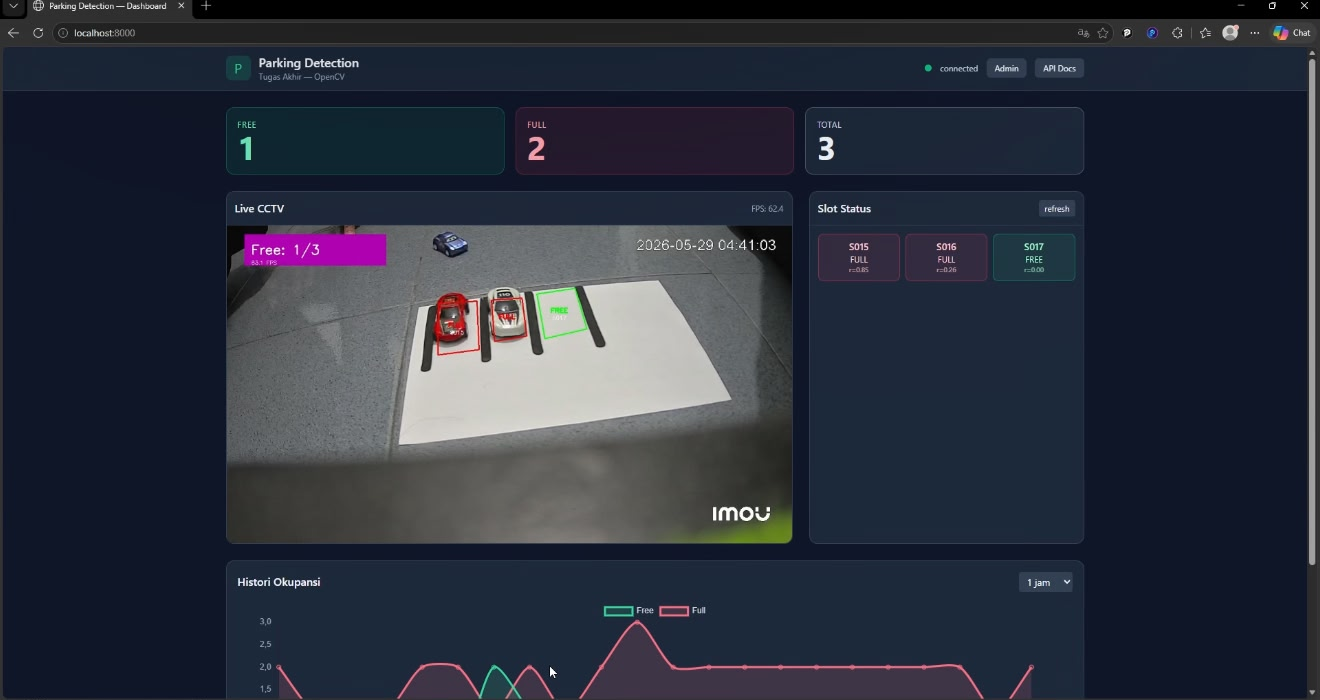
#> input picture WhatsApp Image 2026-06-05 at 08.22.33.jpeg, 1320 x 700 px
$ python -i test.py   (imports and definitions only)
#> lines starting #> are read from the running program, lines starting #| are printed output that depends on the picture; after the words box and inside, x2 and y2 are one past the last pixel; in counts of white or black regions, pixels touching at a corner belong together
import cv2
import numpy as np
import pickle
import time
import os
import threading

# =========================
# RTSP CCTV
# =========================
RTSP_URL = "rtsp://admin:L2E1141F@10.158.200.205:554/cam/realmonitor?channel=1&subtype=0"

# =========================
# RTSP READER (auto-reconnect)
# =========================
class RTSPReader:
    def __init__(self, url, target_size=(1280,720), reconnect_delay=3):
#> further down, picture is the input picture: shape (700, 1320, 3); mean B, G, R 60.8, 47.9, 42.8
        self.url = url
        self.target_size = target_size
        self.reconnect_delay = reconnect_delay
        self._cap = None
        self._frame = None
        self._frame_lock = threading.Lock()
        self._stop = threading.Event()
        self._connected = False

    def start(self):
        t = threading.Thread(target=self._run, daemon=True)
        t.start()

    # [4 lines left out: function stop, not called in this run]

    def is_connected(self):
        return self._connected

    def get_latest_frame(self):
        with self._frame_lock:
            return self._frame.copy() if self._frame is not None else None

    # [38 lines left out: functions _open, _run, not called in this run]

# =========================
# INIT RTSP
# =========================
reader = RTSPReader(RTSP_URL)
# [2 lines not run here, left out]

# =========================
# LOAD POLYGON SLOT
# =========================
posList = []

# [5 lines not run here, left out]

# =========================
# SHADOW MASK (HSV)
# =========================
def createShadowMask(frameBgr):
    hsv = cv2.cvtColor(frameBgr, cv2.COLOR_BGR2HSV)
#> hsv: shape (700, 1320, 3); mean H, S, V 95.7, 107.7, 62.1
    _, v, _ = cv2.split(hsv)
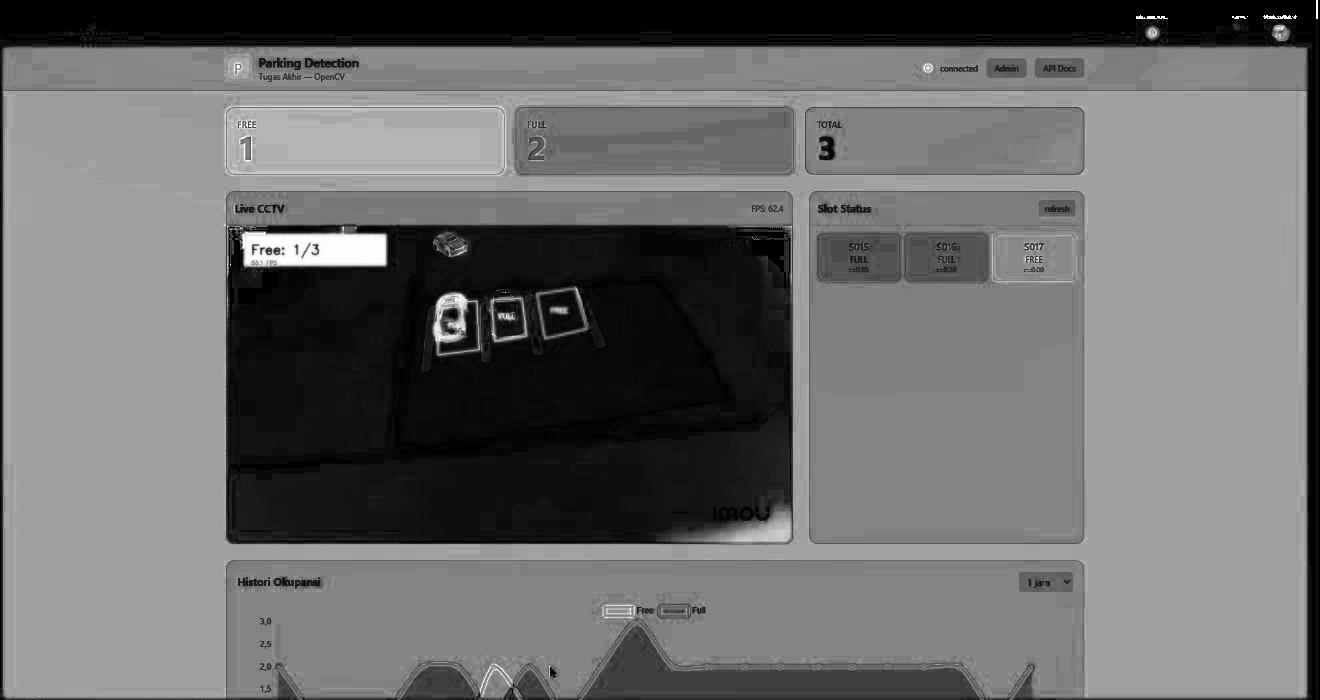
#> v: shape (700, 1320); min 0, max 255, mean 107.7
    shadow = cv2.inRange(v, 20, 80)
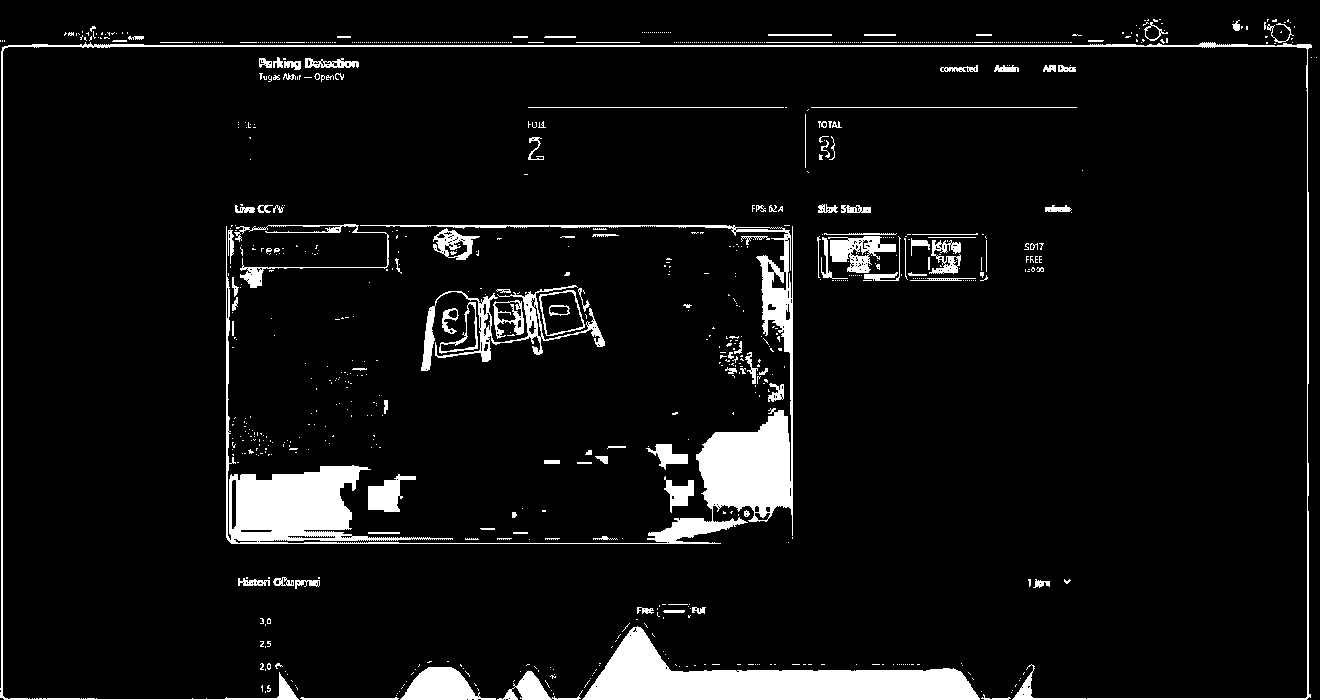
#> shadow: shape (700, 1320); 6.8% white; 949 white regions (822 under 20 px), largest, box (x1, y1, x2, y2) and area: (226, 225, 793, 544) 21471, (582, 626, 980, 700) 12923, (0, 42, 1312, 700) 6806
    kernel = np.ones((5,5), np.uint8)
    shadow = cv2.morphologyEx(shadow, cv2.MORPH_CLOSE, kernel)
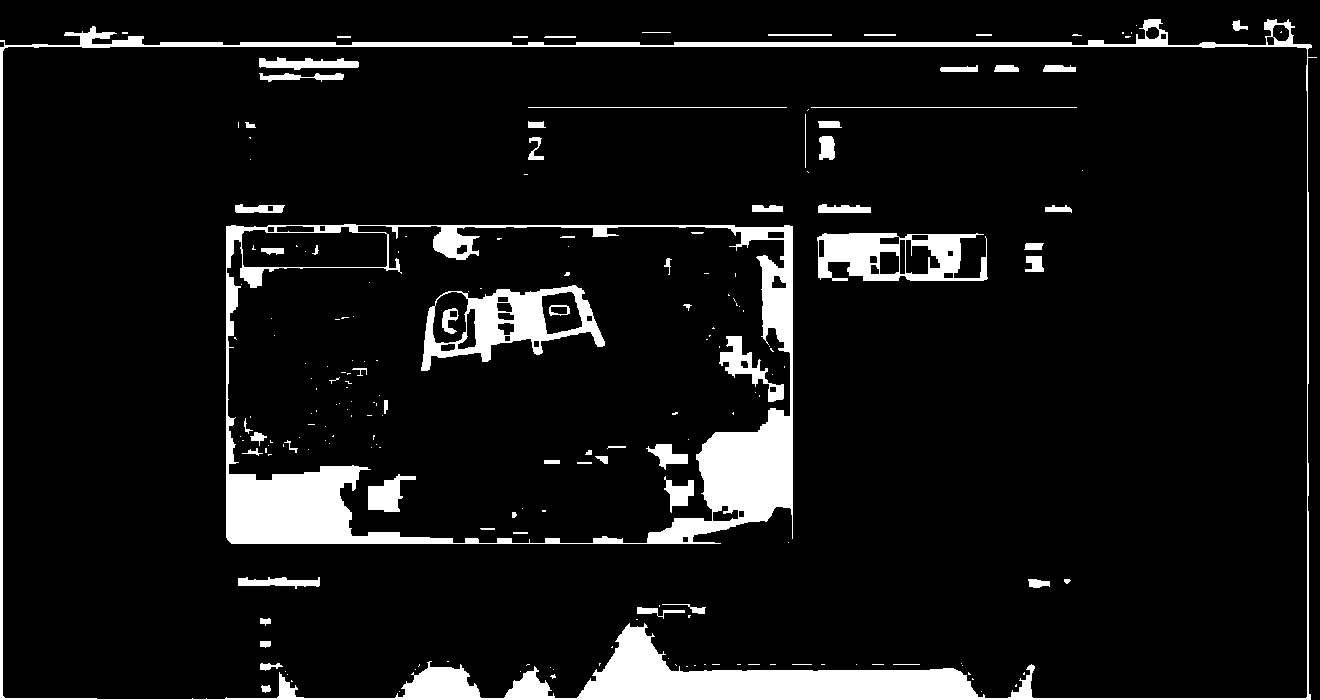
#> shadow: shape (700, 1320); 8.4% white; 202 white regions (134 under 20 px), largest, box (x1, y1, x2, y2) and area: (0, 19, 1317, 700) 28159, (226, 224, 793, 544) 27979, (421, 285, 605, 371) 5591
    shadow = cv2.morphologyEx(shadow, cv2.MORPH_OPEN, kernel)
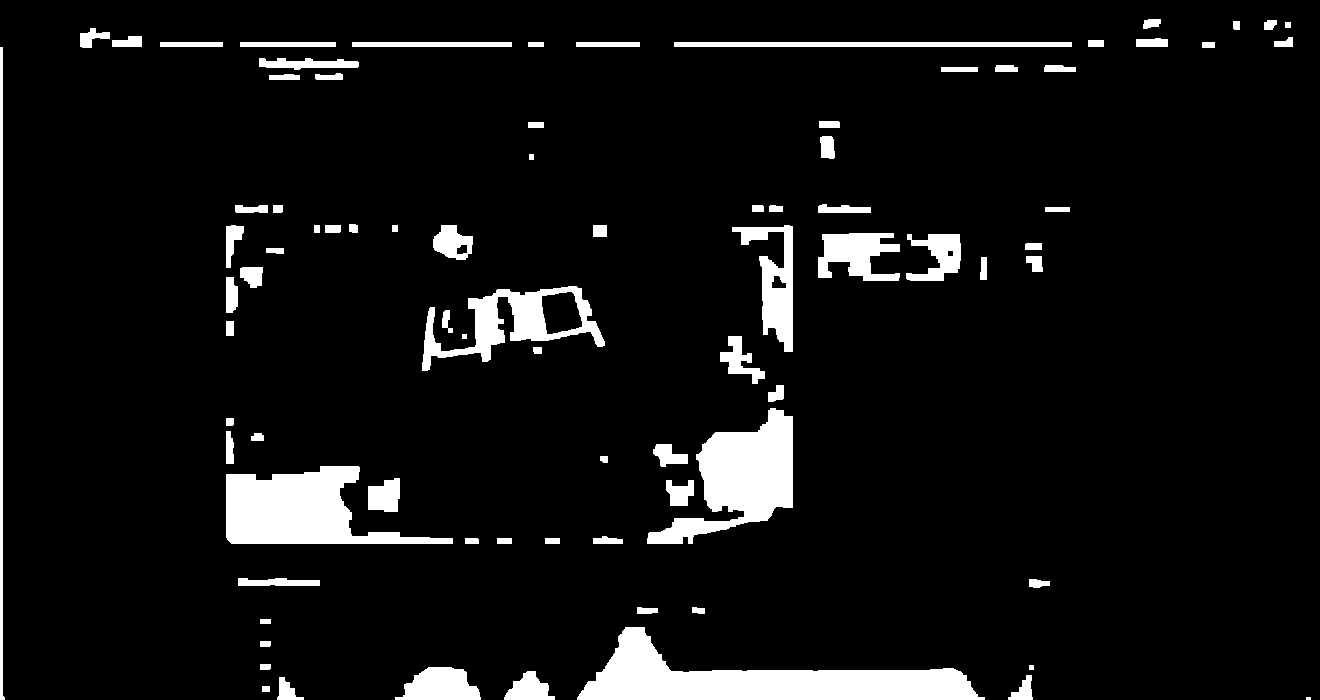
#> shadow: shape (700, 1320); 7.3% white; 84 white regions (1 under 20 px), largest, box (x1, y1, x2, y2) and area: (577, 627, 985, 700) 13263, (226, 466, 453, 544) 9690, (647, 408, 793, 544) 9226
    return shadow

# =========================
# ADAPTIVE THRESHOLD
# =========================
# [145 lines left out: functions computeThreshold, checkParkingSpace, not called in this run]

# =========================
# MAIN LOOP
# =========================
# [102 lines not run here, left out]

>>> import cv2
>>> picture = cv2.imread('WhatsApp Image 2026-06-05 at 08.22.33.jpeg')
>>> result = createShadowMask(picture)
